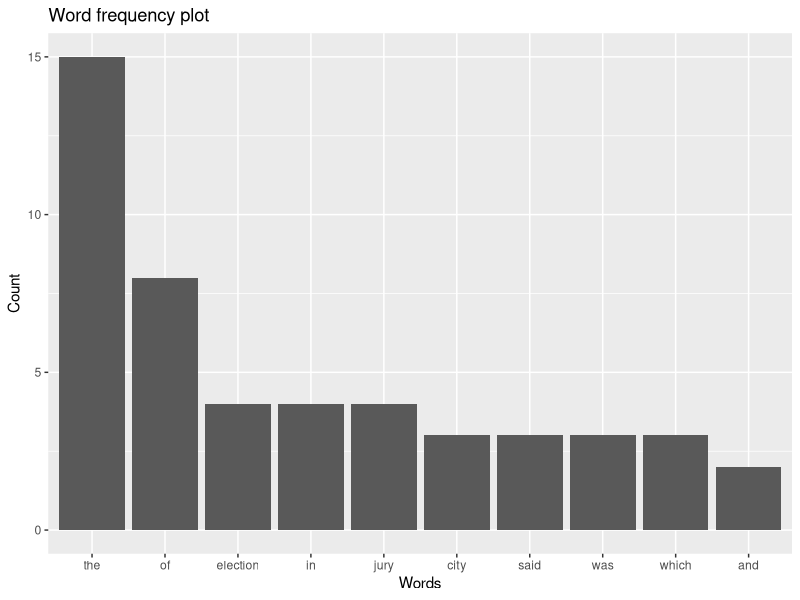

The R script that drew this image:
library(dplyr) # data manipulation
library(ggplot2) # package for generating a word frequency plot
library(tidytext) # package for doing a word frequency analysis

text <- c("The Fulton County Grand Jury said Friday an investigation of Atlanta's recent primary election produced no evidence that any irregularities took place.",
          "The jury further said in term-end presentments that the City Executive Committee, which had over-all charge of the election, deserves the praise and thanks of the City of Atlanta for the manner in which the election was conducted.",
          "The September-*october term jury had been charged by Fulton Superior Court Judge Durwood Pye to investigate reports of possible irregularities in the hard-fought primary which was won by Mayor-nominate Ivan Allen Jr..",
          "Only a relative handful of such reports was received, the jury said, considering the widespread interest in the election, the number of voters and the size of this city.") # first 4 lines from the Brown Corpus

text_df <- data.frame(line = 1:4, text = text) # create a tabular dataset with the columns `line` and `text`

# is.character(text)
# length(text[1])

text.word.freq <- unnest_tokens(tbl = text_df, input = text, output = words) %>% # tokenize `text` into `words`
  count(words, sort = TRUE) %>% # count `words` and sort them
  head(10) # return only the first ten lines in the dataset

ggplot(data = text.word.freq, aes(x = reorder(words, desc(n)), y = n)) + geom_bar(stat = "identity") + labs(x = "Words", y = "Count", title = "Word frequency plot") # plot the `words` on the x-axis and the count `n` on the y-axis using a bar plot ordered by `n`
